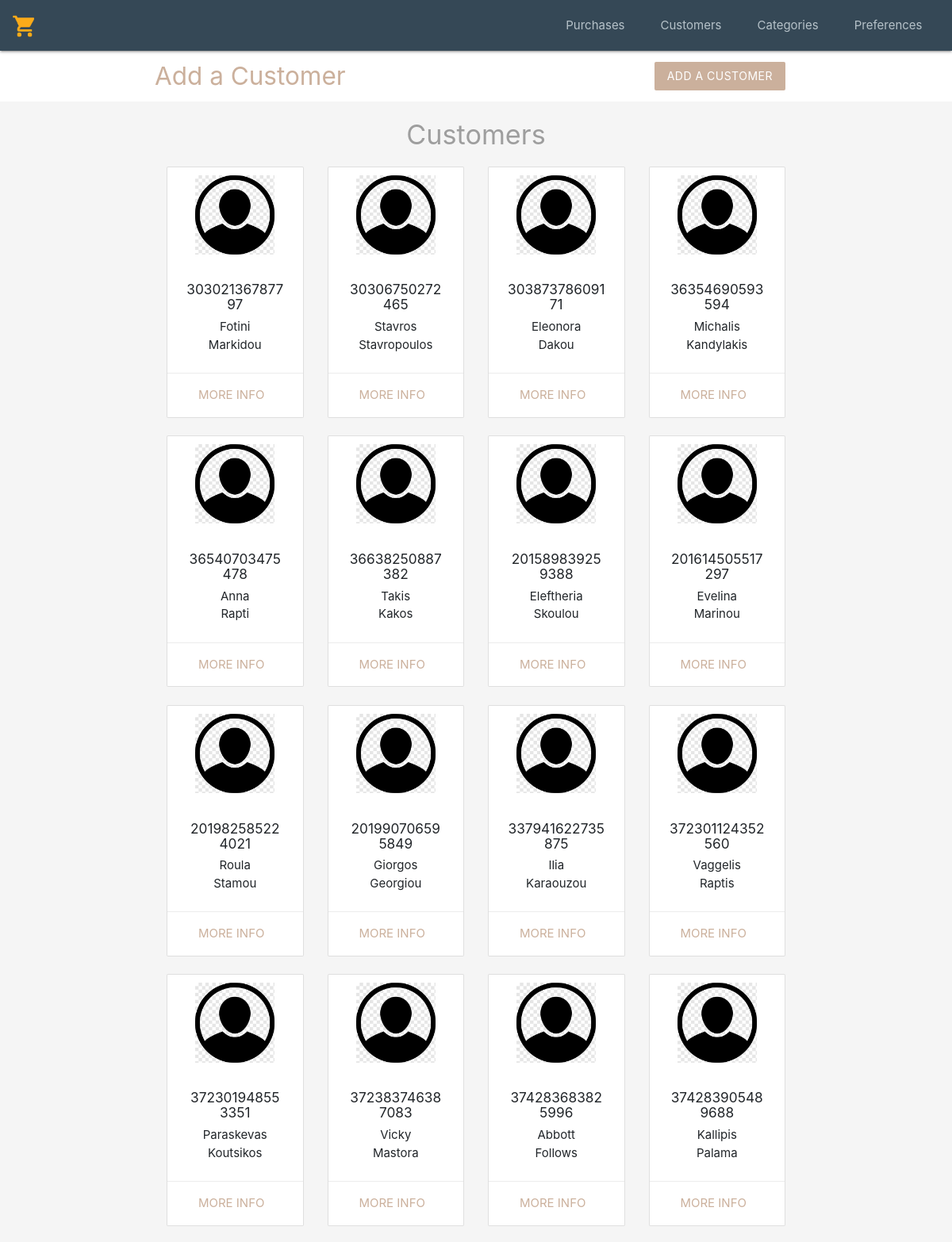
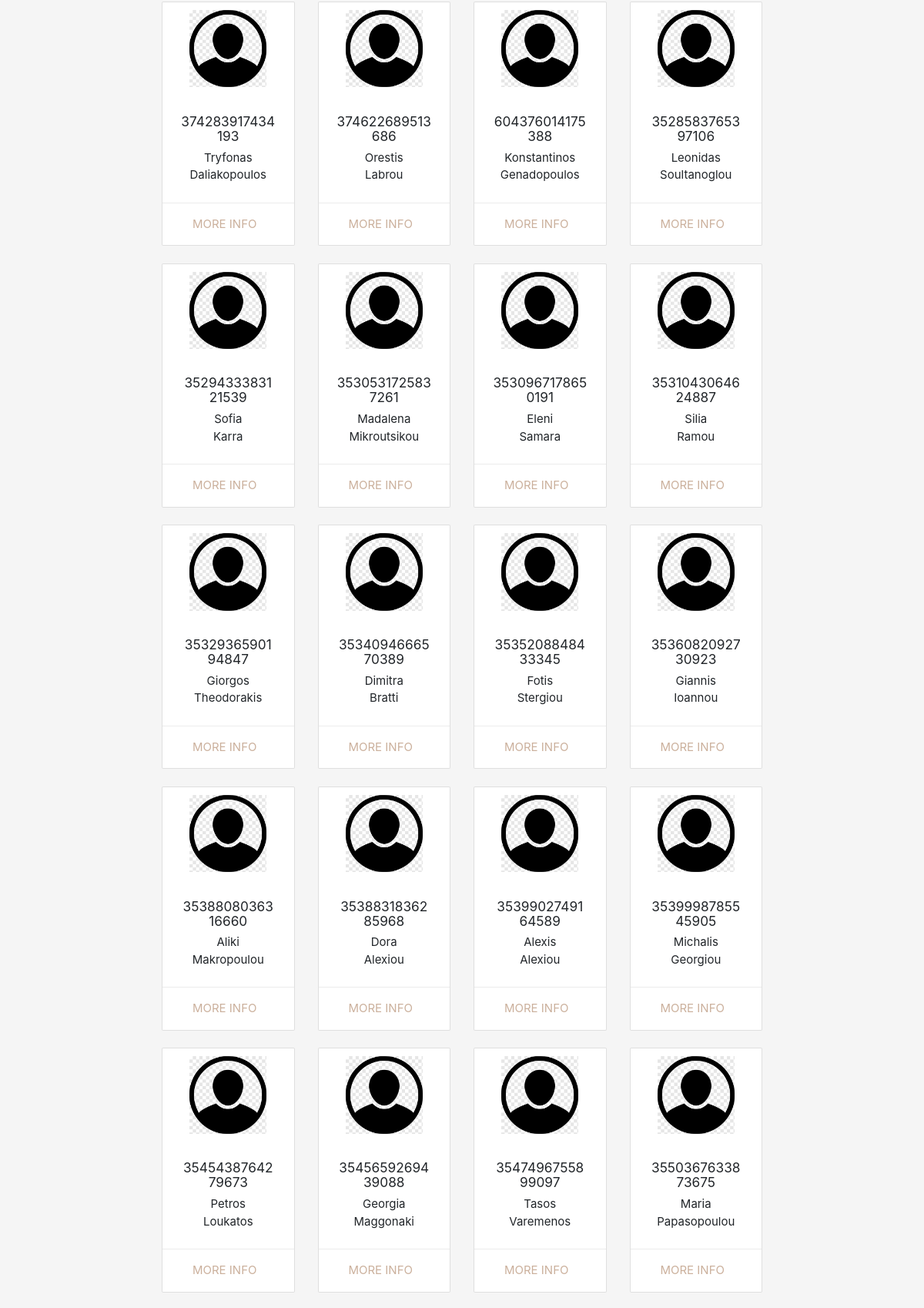
The page /customers.php (upper part) on the database its author committed (2 pictures, top to bottom).
### tables this page shows
CREATE TABLE `customer` (
  `cardid` bigint(16) NOT NULL,
  `card_exp_date` date NOT NULL,
  `current_points` decimal(5,0) NOT NULL,
  `points_redeemed` decimal(11,0) NOT NULL,
  `first_name` varchar(20) NOT NULL,
  `last_name` varchar(30) NOT NULL,
  `street_name` varchar(30) NOT NULL,
  `street_number` decimal(3,0) NOT NULL,
  `apt_floor` decimal(2,0) NOT NULL,
  `city` varchar(30) NOT NULL,
  `zip` decimal(5,0) NOT NULL,
  `relationship_status` varchar(8) NOT NULL,
  `number_of_kids` tinyint(2) NOT NULL,
  `date_of_birth` date NOT NULL
);

### src/customers.php (the view, shortened to what this page needs)
<?php
    include('customer-db-connect.php');
	$sql = 'SELECT * FROM customer ORDER BY cardid';
	$result = mysqli_query($conn, $sql);
	$customers = mysqli_fetch_all($result, MYSQLI_ASSOC);
?>
<!DOCTYPE html>
<html>
    <?php include('templates/header.php'); ?>
    <?php include('customer-header.php'); ?>
    <h4 class="center grey-text">Customers</h4>
    <div class="container">
		<div class="row">
			<?php foreach($customers as $customer): ?>
				<div class="col-sm-6 col-md-3">
					<div class="card z-depth-0">
                        <img src="img/customer-profile.png"class="customer">
						    <div class="card-content center">
							    <h6><?php echo htmlspecialchars($customer['cardid']); ?></h6>
                                <div><?php echo htmlspecialchars($customer['first_name']); ?></div>
                                <div><?php echo htmlspecialchars($customer['last_name']); ?></div>
						    </div>
						    <div class="card-action right-align">
							    <a class="brand-text" href="customer_profile.php?cardid=<?php echo $customer['cardid']. '&seehours=1'?>">More info</a>
						    </div>
					    </div>
				    </div>
            <?php endforeach; ?>
		</div>
	</div>
    <?php include('customer-footer.php'); ?>
</html>

### src/customer-header.php (style rules this page uses)
.brand-text { color: #cbb09c !important; }
.customer { width: 100px; margin: 40px auto -30px; display: block; position: relative; top: -30px; }

### rows shown on the page
customer: cardid "30302136787797", first_name "Fotini", last_name "Markidou"
customer: cardid "30306750272465", first_name "Stavros", last_name "Stavropoulos"
customer: cardid "30387378609171", first_name "Eleonora", last_name "Dakou"
customer: cardid "36354690593594", first_name "Michalis", last_name "Kandylakis"
customer: cardid "36540703475478", first_name "Anna", last_name "Rapti"
customer: cardid "36638250887382", first_name "Takis", last_name "Kakos"
customer: cardid "201589839259388", first_name "Eleftheria", last_name "Skoulou"
customer: cardid "201614505517297", first_name "Evelina", last_name "Marinou"
customer: cardid "201982585224021", first_name "Roula", last_name "Stamou"
customer: cardid "201990706595849", first_name "Giorgos", last_name "Georgiou"
customer: cardid "337941622735875", first_name "Ilia", last_name "Karaouzou"
customer: cardid "372301124352560", first_name "Vaggelis", last_name "Raptis"
customer: cardid "372301948553351", first_name "Paraskevas", last_name "Koutsikos"
customer: cardid "372383746387083", first_name "Vicky", last_name "Mastora"
customer: cardid "374283683825996", first_name "Abbott", last_name "Follows"
customer: cardid "374283905489688", first_name "Kallipis", last_name "Palama"
customer: cardid "374283917434193", first_name "Tryfonas", last_name "Daliakopoulos"
customer: cardid "374622689513686", first_name "Orestis", last_name "Labrou"
customer: cardid "604376014175388", first_name "Konstantinos", last_name "Genadopoulos"
customer: cardid "3528583765397106", first_name "Leonidas", last_name "Soultanoglou"
customer: cardid "3529433383121539", first_name "Sofia", last_name "Karra"
customer: cardid "3530531725837261", first_name "Madalena", last_name "Mikroutsikou"
customer: cardid "3530967178650191", first_name "Eleni", last_name "Samara"
customer: cardid "3531043064624887", first_name "Silia", last_name "Ramou"
customer: cardid "3532936590194847", first_name "Giorgos", last_name "Theodorakis"
customer: cardid "3534094666570389", first_name "Dimitra", last_name "Bratti"
customer: cardid "3535208848433345", first_name "Fotis", last_name "Stergiou"
customer: cardid "3536082092730923", first_name "Giannis", last_name "Ioannou"
customer: cardid "3538808036316660", first_name "Aliki", last_name "Makropoulou"
customer: cardid "3538831836285968", first_name "Dora", last_name "Alexiou"
customer: cardid "3539902749164589", first_name "Alexis", last_name "Alexiou"
customer: cardid "3539998785545905", first_name "Michalis", last_name "Georgiou"
customer: cardid "3545438764279673", first_name "Petros", last_name "Loukatos"
customer: cardid "3545659269439088", first_name "Georgia", last_name "Maggonaki"
customer: cardid "3547496755899097", first_name "Tasos", last_name "Varemenos"
customer: cardid "3550367633873675", first_name "Maria", last_name "Papasopoulou"
